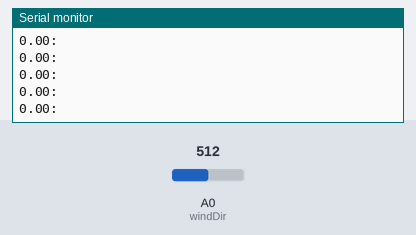
The sketch below on a simulated Arduino Uno, built with avr-gcc and run on an emulated ATmega328P. On the bench: the last lines printed to the serial monitor. The inputs (shaded band) are chosen by the test bench; at power-on: A0 (windDir) = 512.

Above: at 1.2 s.
1.3 s: A0 (windDir) set to 716
At 1.68 s:
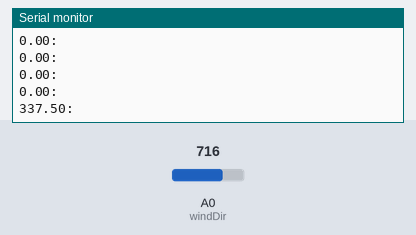
2.8 s: A0 (windDir) set to 900
At 2.94 s:
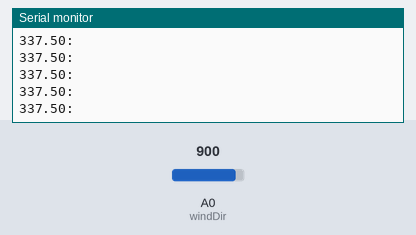
Timing chart, 0 to 5.8 s (numbered marks = the images above; inputs shaded):
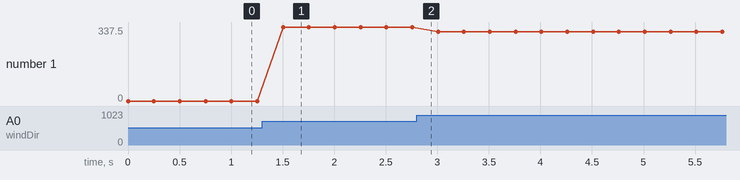

The sketch:

test_winddirection.ino
```cpp
#define windDir A0

int sensorExp[] = {66,84,93,126,184,244,287,406,461,599,630,702,785,827,886,945};
float dirDeg[]  = {112.5,67.5,90,157.5,135,202.5,180,22.5,45,247.5,225,337.5,0,292.5,315,270};
char* dirCard[] = {"ESE", "ENE", "E", "SSE", "SE", "SSW", "S", "NNE", "NE", "WSW", "SW", "NNW", "N", "WNW", "NW", "W"};

int sensorMin[] = {63,80,89,120,175,232,273,385,438,569,613,667,746,812,869,931};
int sensorMax[] = {69,88,98,133,194,257,301,426,484,612,661,737,811,868,930,993};

int incoming = 0;
float angle = 0;

void setup(){
  Serial.begin(9600);
}

void loop(){
  incoming = analogRead(windDir);

  for (int i=0; i<=15; i++) {
    if(incoming >= sensorMin[i] && incoming <= sensorMax[i]){
      angle = dirDeg[i];
      break;
    }
  }

  Serial.print(angle);
  Serial.println(":");
  delay(250);
}
```

WeatherStationLib.cpp
```cpp
/*

  This code is in the public domain.

  modified 14 Jul 2021
  by Carlos Balseiro
 */
 /*
 ** @file		WeatherStation.h
 ** @author		Carlos Balseiro
 ** @copyright	Carlos Balseiro - All rights reserved
 **
 ** This library provides a set of functions for interfacing
 ** with the SparkFun DS-15901 weather station sensor package
 ** These sensors consist of a rain gauge, a wind vane and an
 ** anemometer. Also is added a BME280 chip to measure Temperature,
 ** Humidity and Pressure.

 */

#include "WeatherStationLib.h"

//Outside the Class

//Use Adafruit BME280 library for temp., hum and pressure
Adafruit_BME280 bme;
bool bmeError;


volatile int _speedCounter;
volatile int _rainCounter;
volatile unsigned long microsSpeed;
volatile unsigned long microsRain;

//ISRs
int rainCounter=1;
static void countRain()
{

	if ((long)(micros() - microsRain) >= DEBOUNCE * 1000)
	{
		_rainCounter++;
		microsRain = micros();
		//Serial.println((String) rainCounter++ + " " + (String)(millis() / 1000));
	}

}

//ISR for anemometer.
static void countAnemometer()
{
	if ((long)(micros() - microsSpeed) >= DEBOUNCE * 1000)
	{
		_speedCounter++;
		//speedCounter++;
		microsSpeed = micros();
		//Serial.println((String) speedCounter + " " + (String) (millis() / 1000) );
	}
}

//Return seconds fron the begining of the program
int WeatherStation::_secs()
{
	return millis() / 1000 - _initTime;
}

int WeatherStation::_calibrate(int speed){
	return (int) ( speed * SLOPE );
}
void WeatherStation::_getBM280Sensors()
{
	if (bmeError)
	{
		_temperature = -1;
		_humidity = -1;
		_pressure = -1;
	}
	else
	{
		_temperature = bme.readTemperature();
		_humidity = (int) bme.readHumidity();
		_pressure = bme.readPressure() / 100;
	}

}
//Initialize Cardinal points array
void WeatherStation::_initDirArray() {
	_dirRes[0] = { "ESE", 0.7 };
	_dirRes[1] = { "ENE", 0.9 };
	_dirRes[2] = { "E", 1.0 };
	_dirRes[3] = { "SSE", 1.4 };
	_dirRes[4] = { "SE", 2.2 };
	_dirRes[5] = { "SSW", 3.1 };
	_dirRes[6] = { "S", 3.9 };
	_dirRes[7] = { "NNE", 6.6 };
	_dirRes[8] = { "NE", 8.2 };
	_dirRes[9] = { "WSW", 14.1 };
	_dirRes[10] = { "SW", 16.0 };
	_dirRes[11] = { "NNW", 21.9 };
	_dirRes[12] = { "N", 33.0 };
	_dirRes[13] = { "WNW", 42.1 };
	_dirRes[14] = { "NW", 64.9 };
	_dirRes[15] = { "W", 120.0 };
}

//Look up the dirRes array for resistance and return a string direction
String WeatherStation::_searchDirection(double key) {
	int n = 16;
	int low;
	int high;
	char keychar[100];
	char* ptr;
	double midVal;
	int mid, i;

	while (true) {
		//printf("\nInput number: ");
		////scanf("%s", keychar);
		//scanf_s("%s", keychar, 10);
		//key = strtod(keychar, &ptr);

		low = 0;
		high = n - 1;

		while (low <= high) {
			mid = (low + high) / 2;
			midVal = _dirRes[mid].res;

			if (midVal < key)
				low = mid + 1;
			else if (midVal > key)
				high = mid - 1;
			else {
				//printf("%f is present at index %d value is %f and direction is %s.\n", key, mid, _dirRes[mid].res, _dirRes[mid].dir); // key found
				return _dirRes[mid].dir;
			}
		}

		midVal = (_dirRes[low].res - _dirRes[low - 1].res) / 2 + _dirRes[low - 1].res;
		if (midVal < key)
			mid = low;
		else if (low > 0)
			mid = low - 1;
		else
			mid = low;
		if (mid > n - 1)
			mid = n - 1;

		//printf("%f is approx. at index %d, value:%f and direction is %s.\n", key, mid, _dirRes[mid].res, _dirRes[mid].dir);  // key not found.
		return _dirRes[mid].dir;
	}
}

//Calculate the rain fall
int WeatherStation::_rainFall()
{
	//measurement intervalin seconds
	int counts = _rainCounter;
	return (double)counts * KRAIN / 1.0; //one pin change x bucket
}

//Calcule the actualRain(rain that fall until it sops for a least 30 minutes), the lastRain and the accumulated rain.
void WeatherStation::_getRain()
{

	int now, rain;
	now = _secs();
	rain = _rainFall();

	if (_actualRain < rain || rain == 0)
		_actualRain = rain;
	else
	{
		if (!_rainStop)
		{
			_rainStopTime = now;
			_rainStop = true;
		}
		if ((now - _rainStopTime) > 10*60)  //if rains stop 10 min then set _lastRain and accumulate in _sumRain
		{
			_rainCounter = 0;
			_rainStop = false;
			_lastRain = _actualRain;
			_rainStopTime = 0;
			_sumRain += _lastRain;
		}
	}
	if ((_secs() - _lastRainPeriod) > _accumulatedRainPeriod * 24 * 3600) //_accumulatedRainPeriod in days
	{
		_lastRainPeriod = _secs();
		_lastDayRain = _accumulatedRainPeriod;
		_accumulatedRainPeriod = 0;
	}

}

//Calculate Wind Direction and return a string with the cardinal point.
void WeatherStation::_getDir()
{
	int i, j, sumADC;
	double V, R;
	double sumr = 0;
	String dir;

	sumADC = 0;
	for (i = 0; i < 10; i++)
		sumADC += analogRead(_dirPin);

	V = VREF * (double)sumADC / 10.0 / 1023.0;
	R =  V * 9740.0 / (VREF - V) / 1000.0;
	_dir =   _searchDirection(R);

}

//returns the wind speed during 2 seconds
int WeatherStation::_getSpeed2Sec()
{
	int startTime2, counts;
	int speed;

	startTime2 = millis();
	_speedCounter = 0;
	while ((millis() - startTime2) < 2 * 1000) {}
	counts = _speedCounter;

	_countSum += counts;
	speed = counts / 2.0 * KSPEED;
	_instantSpeed[_gustIdx++] = speed;
}

//To calculate gust from an array of speeds taken every 2 seconds
double WeatherStation::_maxSpeed()
{
	int i;
	double maxi = _instantSpeed[0];

	for (i = 1; i < _gustIdx - 1; i++)
		if (maxi < _instantSpeed[i])
			maxi = _instantSpeed[i];

	return maxi;
}

//Constructor
WeatherStation::WeatherStation(int rainPin, int dirPin, int speedPin, int accumulatedRainPeriod)
{
	//Initialization routine
	_speedCounter = 0;
	_rainCounter = 0;
	_rainPin = rainPin;
	_dirPin = dirPin;
	_speedPin = speedPin;
	_accumulatedRainPeriod = accumulatedRainPeriod;  //in days

	pinMode(_rainPin, INPUT);
	digitalWrite(_rainPin, HIGH);
	pinMode(_speedPin, INPUT);
	digitalWrite(_speedPin, HIGH);

	pinMode(_dirPin, INPUT);

	attachInterrupt(digitalPinToInterrupt(_rainPin), countRain, FALLING);     //ws1.countRain is the ISR for the rain gauge.
	attachInterrupt(digitalPinToInterrupt(_speedPin), countAnemometer, FALLING);     //ws1.countAnemometer is the ISR for the anemometer.

	_initDirArray();
	_startTime = millis();
	_initTime = millis();
	_rainStop = false;
	_rainStopTime = 0;
	_actualRain = 0;
	_lastRainPeriod = _secs();
	_lastDayRain = 0;
}

//Updates all sensor variables. You must run it at least every second
bool WeatherStation::available()
{
	double speed;

		_getSpeed2Sec();
	_getDir();
	_getRain();
	_getBM280Sensors();

	if (millis() - _startTime > INTERVAL * 1000)
	{
		_startTime = _startTime + INTERVAL * 1000;
		_speed = _countSum * KSPEED / INTERVAL;
		//_speedAdj = (int)(_speed * SLOPE);
		_countSum=0;
		_gust = _maxSpeed();
		//_gust = (int) (_gust * SLOPE);
		_gustIdx=0;
		_countSum = 0;
		return true;
	}

}

//Returns the rain that fall until it sops for a least 30 minutes
int WeatherStation::actualRain()
{
	return _actualRain;
}

//Return the last rain before the last rain stop
int WeatherStation::lastRain()
{
	return _lastRain;
}

//Return the accumulated rain in in the period: _accumulatedRainPeriod
int WeatherStation::accumulatedRain()
{
	return _sumRain;
}

int WeatherStation::lastDayRain()
{
	return _lastDayRain;
}

//Returns the direction of the wind in degrees.
String WeatherStation::windDirection()
{
	return _dir;
}

//Returns the wind speed.
int WeatherStation::windSpeed()
{
	return _speed;
}

//Returns the gust speed.
int WeatherStation::windGust()
{
	return _gust;
}

float WeatherStation::temperature()
{
	return _temperature;
}

int WeatherStation::humidity()
{
	return _humidity;
}

float WeatherStation::pressure()
{
	return _pressure;
}
```

WeatherStationLib.h
```cpp
/*

  This code is in the public domain.

  modified 14 Jul 2021
  by Carlos Balseiro
 */
 /*
 ** @file		WeatherStation.h
 ** @author		Carlos Balseiro
 ** @copyright	Carlos Balseiro - All rights reserved
 **
 ** This library provides a set of functions for interfacing
 ** with the SparkFun DS-15901 weather station sensor package
 ** These sensors consist of a rain gauge, a wind vane and an
 ** anemometer. Also is added a BME280 chip to measure Temperature,
 ** Humidity and Pressure.

 */

#include "Arduino.h"
#include <Wire.h>
#include <Adafruit_Sensor.h>
#include <Adafruit_BME280.h>


#define KSPEED 2.49 // KSPEED based in 4 Close per turn and 7cm radius
#define KRAIN 0.2794  // 0.2794mm of rain per _rainCounter
#define DEBOUNCE 15 //microseconds
#define INTERVAL 10 // seconds
#define VREF 3.27   //volts
#define SLOPE 0.73	// to use in WindSpeed calibration


class WeatherStation
{
public:
  WeatherStation(int rainPin, int windDirPin, int windSpdPin, int accumulatedRainPeriod);

  bool available();
  int actualRain();
  int lastRain();
  int accumulatedRain();
  int lastDayRain();
  String windDirection();
  int windSpeed();
  int windGust();
  float temperature();
  int humidity();
  float pressure();


private:
  int _rainPin, _dirPin, _speedPin, _rain, _startTime, _speedCount, _countSum, _start, _gustIdx, _rainStopTime, _initTime;
  int _speed, _gust, _instantSpeed[100], _accumulatedRainPeriod, _lastRainPeriod, _lastDayRain, _humidity, _speedAdj;
  double _actualRain, _lastRain, _sumRain;
  float _temperature, _pressure;
  String _dir;
  bool _rainStop;

  int _secs();
  void _getRain();
  void _getDir();
  int _getSpeed2Sec();
  double _maxSpeed();
  void _initDirArray();
  String _searchDirection(double key);
  int _rainFall();
  void _getBM280Sensors();
  int _calibrate(int speed);

  typedef struct direction {
    String dir;
    double res;
  } Direction;

  Direction _dirRes[16];
};
```

Measured:
- after the input at 1.3 s, the serial monitor: prints a new line after 0.20 s (image 1)
- plotted number 1: 0 → 337.5 after the input at 1.3 s, 337.5 → 315 after the input at 2.8 s
